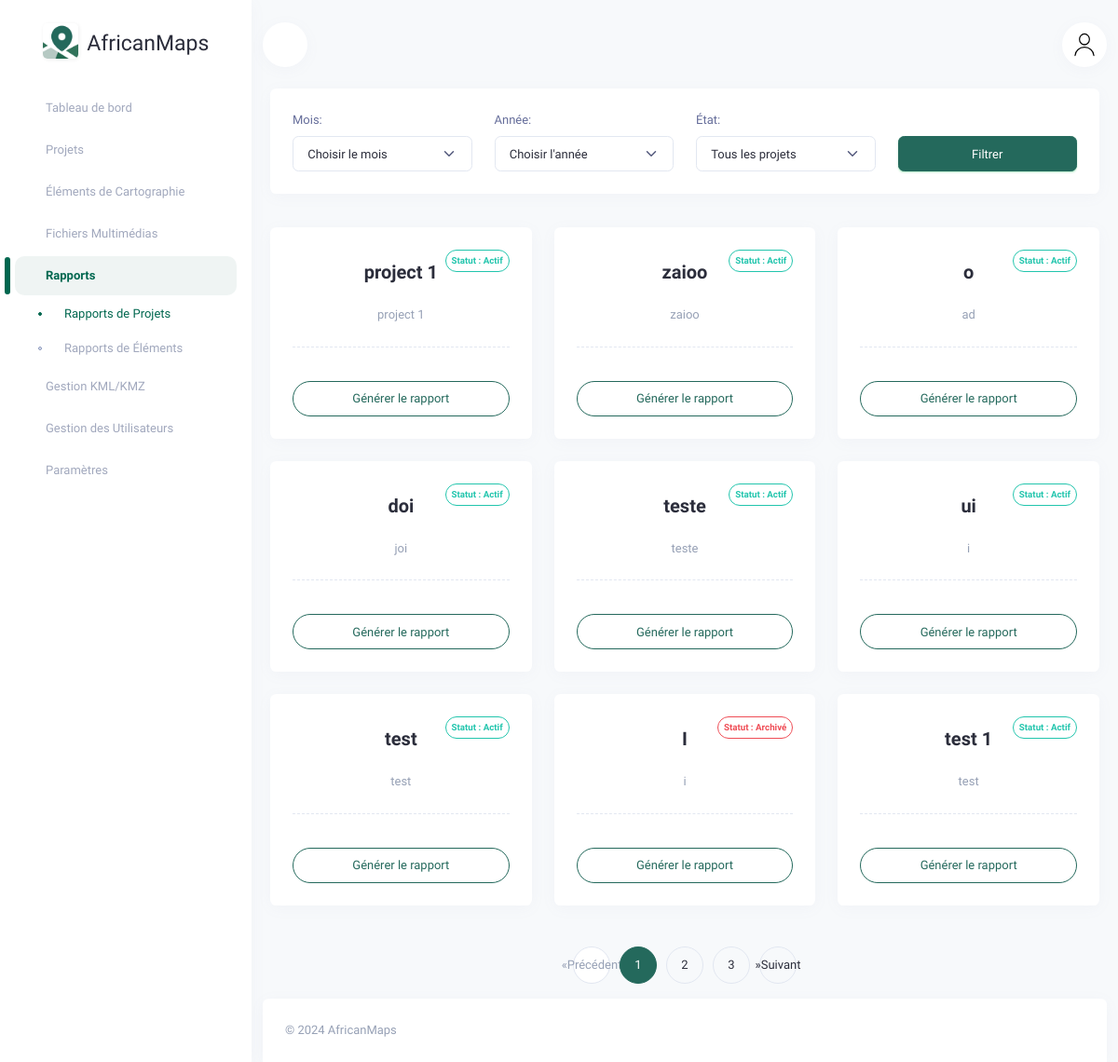
/rapport/project/, run on an earlier commit of the app's database.
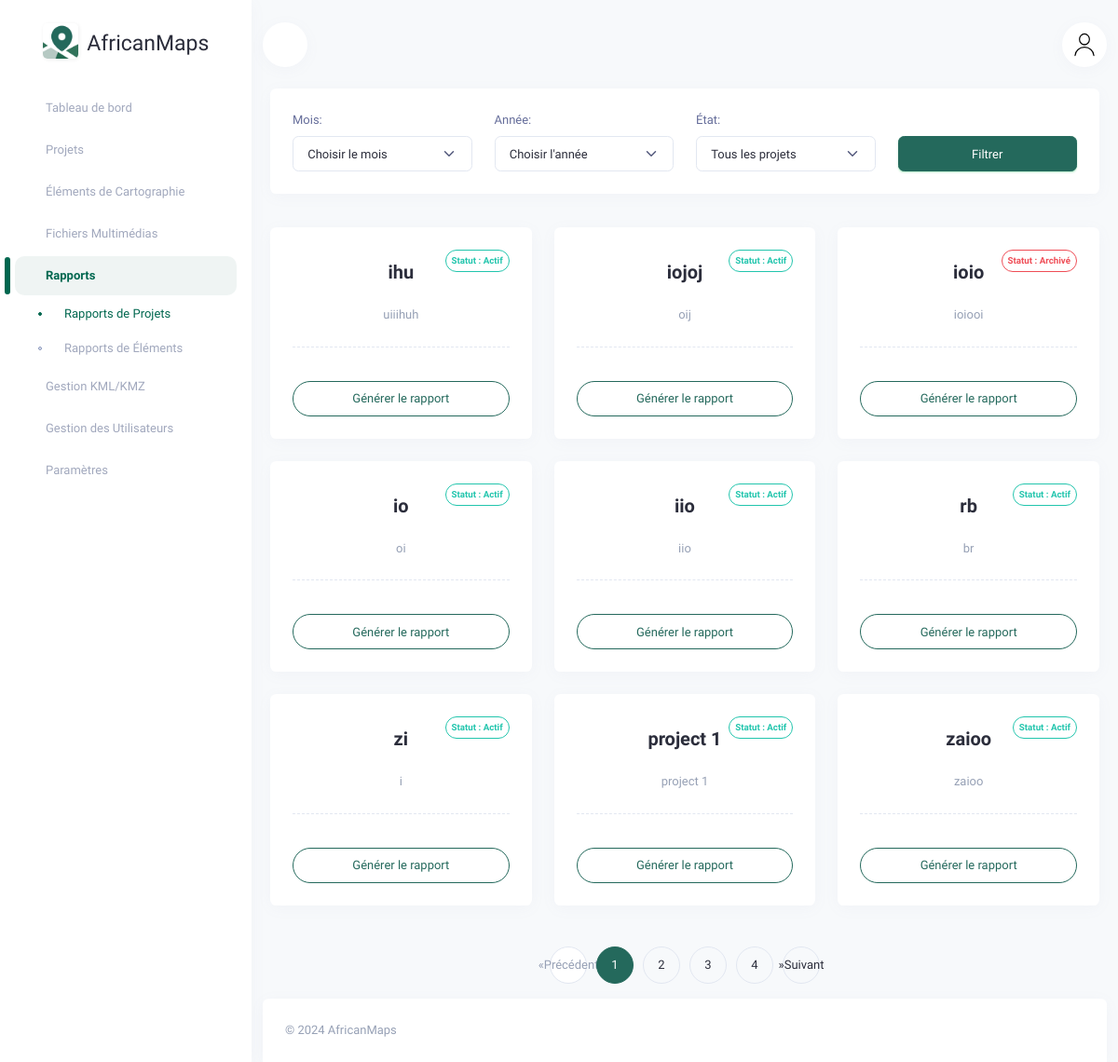
And on a later commit of the database.
### dashboard_app/models.py (models this page shows, shortened)
class Location(models.Model):
    geojson = models.TextField()
    description = models.TextField()
    name = models.CharField(max_length=100)
    created_at = models.DateTimeField(auto_now_add=True)
    archived = models.BooleanField(default=False)

### dashboard_app/views.py (the view)
# urls.py: path('rapport/project/', views.project_report, name='project_report'),
def project_report(request):
    month = request.GET.get('month')
    year = request.GET.get('year')
    archived = request.GET.get('archived')
    locations = Location.objects.all().order_by('-created_at')
    if month and not year:
        current_year = datetime.now().year
        locations = locations.filter(created_at__year=current_year, created_at__month=month)
    elif year:
        locations = locations.filter(created_at__year=year)
        if month:
            locations = locations.filter(created_at__month=month)
    if archived == 'archived':
        locations = locations.filter(archived=True)
    elif archived == 'non_archived':
        locations = locations.filter(archived=False)
    paginator = Paginator(locations, 9)
    page_number = request.GET.get('page')
    page_obj = paginator.get_page(page_number)
    months = [{'name': datetime(2000, i, 1).strftime('%B'), 'value': i} for i in range(1, 13)]
    years = range(2020, datetime.now().year + 1)
    context = {
        'page_obj': page_obj,
        'months': months,
        'years': years,
    }
    return render(request, 'dashboard_app/web/project_report.html', context)

### dashboard_app/context_processors.py (called while the page is built)
def user_context(request):
    user = request.user
    return {
        'username': user.username if user.is_authenticated else 'Invité',
        'role': 'Administrateur' if user.is_staff else 'Utilisateur',
    }

### dashboard_app/templates/dashboard_app/web/project_report.html (shortened to what the changed rows need)
{% extends 'dashboard_app/web/base.html' %}
{% load static %}
{% block content %}
<div class="row">
    {% for location in page_obj %}
    <div class="col-md-6 col-lg-4">
        <div class="card position-relative">
            <div class="card-body">
                <div class="position-absolute top-0 end-0 mt-3 me-3 text-end">
                    {% if location.archived %}
                        <span class="badge rounded-pill bg-transparent border border-danger text-danger p-1 d-block">
                            Statut : Archivé
                        </span>
                    {% else %}
                        <span class="badge rounded-pill border border-success text-success p-1 d-block">
                            Statut : Actif
                        </span>
                    {% endif %}
                </div>
                <div class="text-center border-dashed-bottom pb-3">
                    <h5 class="fw-bold my-2 fs-20">{{ location.name }}</h5>
                    <p class="text-muted mt-3 mb-0">{{ location.description|truncatechars:100 }}</p>
                </div>
                <div class="mt-3 w-100">
                    <form method="post" action="{% url 'generate-location-word' location.id %}">
                        <button type="submit" class="btn rounded-pill btn-outline-primary w-100 mt-2">Générer le rapport</button>
                    </form>
                </div>
            </div>
        </div>
    </div>
    {% endfor %}
</div>
<ul class="pagination justify-content-center">
    {% for num in page_obj.paginator.page_range %}
        {% if page_obj.number == num %}
            <li class="page-item active">
                <a class="page-link" href="#">{{ num }}</a>
            </li>
        {% else %}
            <li class="page-item">
                <a class="page-link" href="?page={{ num }}">{{ num }}</a>
            </li>
        {% endif %}
    {% endfor %}
</ul>
{% endblock content %}

What changed in the data, as far as the page shows it:
no longer on this page (row unchanged): Location: archived "Statut : Actif", name "o", description "ad"
no longer on this page (row unchanged): Location: archived "Statut : Actif", name "doi", description "joi"
no longer on this page (row unchanged): Location: archived "Statut : Actif", name "teste", description "teste"
no longer on this page (row unchanged): Location: archived "Statut : Actif", name "ui", description "i"
no longer on this page (row unchanged): Location: archived "Statut : Actif", name "test", description "test"
no longer on this page (row unchanged): Location: archived "Statut : Archivé", name "I", description "i"
no longer on this page (row unchanged): Location: archived "Statut : Actif", name "test 1", description "test"
added Location: archived "Statut : Actif", name "ihu", description "uiiihuh"
added Location: archived "Statut : Actif", name "iojoj", description "oij"
added Location: archived "Statut : Archivé", name "ioio", description "ioiooi"
added Location: archived "Statut : Actif", name "io", description "oi"
added Location: archived "Statut : Actif", name "iio", description "iio"
added Location: archived "Statut : Actif", name "rb", description "br"
added Location: archived "Statut : Actif", name "zi", description "i"
Also different on the page:
new list line: "4"
